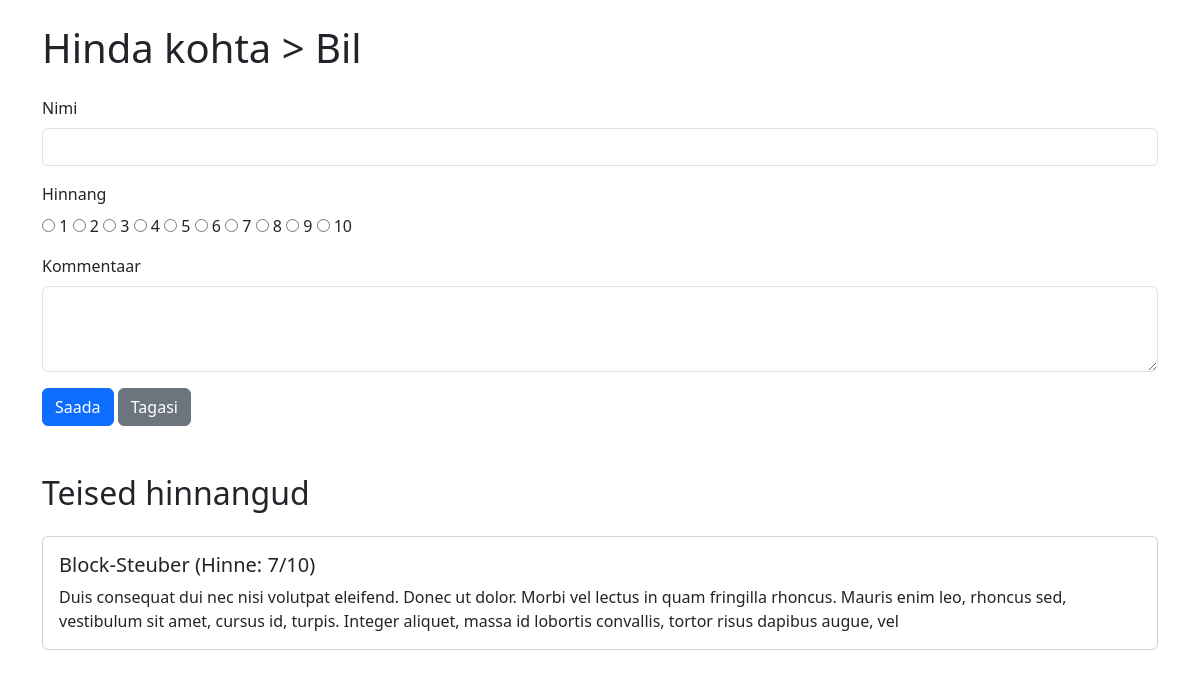
/Tieto/hinda_kohta.php?id=1, run on the app's committed database.
### tables this page shows
CREATE TABLE `toidukohad` (
  `id` int(6) NOT NULL,
  `nimi` varchar(255) NOT NULL,
  `asukoht` varchar(255) NOT NULL,
  `keskmine_hinne` double NOT NULL,
  `hinnatud` int(6) NOT NULL
);

CREATE TABLE `hinnangud` (
  `id` int(6) NOT NULL,
  `nimi` varchar(255) NOT NULL,
  `kommentaar` varchar(255) NOT NULL,
  `hinnang` int(2) NOT NULL,
  `toidukohad_id` int(6) NOT NULL
);

### Tieto/hinda_kohta.php (the view, shortened to what this page needs)
<?php include ('config.php');
if (isset($_GET['id'])) {
    $toidukohad_id = $_GET['id'];
    $stmt = $yhendus->prepare("SELECT nimi, asukoht FROM toidukohad WHERE id = ?");
    $stmt->bind_param('i', $toidukohad_id);
    $stmt->execute();
    $result = $stmt->get_result();
    $toidukoht = $result->fetch_assoc();
}
?>
<!doctype html>
<html lang="et">
<head>
    <link href="https://cdn.jsdelivr.net/npm/bootstrap@5.3.2/dist/css/bootstrap.min.css" rel="stylesheet" />
</head>
<body>
<div class="container">
    <h1 class="my-4">Hinda kohta > <?php echo isset($toidukoht['nimi']) ? $toidukoht['nimi'] : 'Tundmatu'; ?></h1>
    <form method="post" action="">
        <div class="mb-3">
            <label for="nimi" class="form-label">Nimi</label>
            <input type="text" class="form-control" id="nimi" name="nimi" value="<?php echo isset($nimi) ? htmlspecialchars($nimi) : ''; ?>">
        </div>
        <div class="mb-3">
            <label for="hinnang" class="form-label">Hinnang</label><br>
            <?php for ($i = 1; $i <= 10; $i++): ?>
                <input type="radio" id="hinnang<?php echo $i; ?>" name="hinnang" value="<?php echo $i; ?>" <?php echo (isset($hinnang) && $hinnang == $i) ? 'checked' : ''; ?>>
                <label for="hinnang<?php echo $i; ?>"><?php echo $i; ?></label>
            <?php endfor; ?>
        </div>
        <div class="mb-3">
            <label for="kommentaar" class="form-label">Kommentaar</label>
            <textarea class="form-control" id="kommentaar" name="kommentaar" rows="3"><?php echo isset($kommentaar) ? htmlspecialchars($kommentaar) : ''; ?></textarea>
        </div>
        <button type="submit" class="btn btn-primary">Saada</button>
        <a href="index.php" class="btn btn-secondary">Tagasi</a>
    </form>
    <br>
    <h2 class="my-4">Teised hinnangud</h2>
    <div>
    <?php
    $stmt = $yhendus->prepare("SELECT nimi, hinnang, kommentaar FROM hinnangud WHERE toidukohad_id = ?");
    $stmt->bind_param('i', $toidukohad_id);
    $stmt->execute();
    $result = $stmt->get_result();
    if ($result->num_rows > 0) {
        while ($hinnang = $result->fetch_assoc()) {
            echo "<div class='card mb-3'>";
            echo "<div class='card-body'>";
            echo "<h5 class='card-title'>" . htmlspecialchars($hinnang['nimi']) . " (Hinne: " . $hinnang['hinnang'] . "/10)</h5>";
            echo "<p class='card-text'>" . htmlspecialchars($hinnang['kommentaar']) . "</p>";
            echo "</div>";
            echo "</div>";
        }
    } else {
        echo "<p>Hetkel pole ühtegi hinnangut.</p>";
    }
    ?>
    </div>
</div>
</body>
</html>

### data on the page
toidukohad: nimi "Bil"
hinnangud: nimi "Block-Steuber", hinnang "7", kommentaar "Duis consequat dui nec nisi volutpat eleifend. Donec ut dolor. Morbi vel lectus in quam fringilla rhoncus. Mauris enim leo, rhoncus sed, vestibulum sit amet, cursus id, turpis. Integer aliquet, massa id lobortis convallis, tortor risus dapibus augue, vel"
